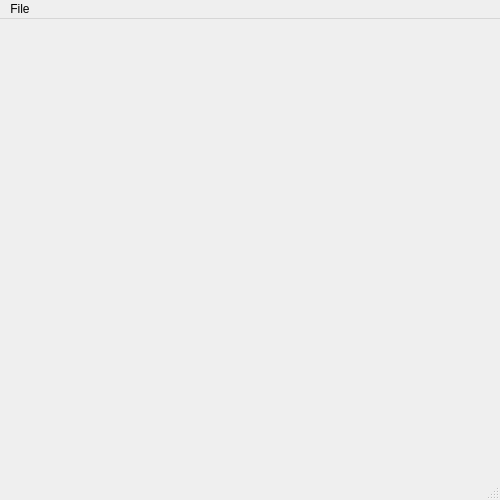
<?xml version="1.0" encoding="UTF-8"?>
<ui version="4.0">
 <class>MainWindow</class>
 <widget class="QMainWindow" name="MainWindow">
  <property name="geometry">
   <rect>
    <x>0</x>
    <y>0</y>
    <width>500</width>
    <height>500</height>
   </rect>
  </property>
  <property name="windowTitle">
   <string>MainWindow</string>
  </property>
  <widget class="QWidget" name="centralwidget"/>
  <widget class="QMenuBar" name="menubar">
   <property name="geometry">
    <rect>
     <x>0</x>
     <y>0</y>
     <width>500</width>
     <height>21</height>
    </rect>
   </property>
   <widget class="QMenu" name="menuFile">
    <property name="title">
     <string>File</string>
    </property>
    <addaction name="actionNew"/>
    <addaction name="actionOpen"/>
    <addaction name="actionSave"/>
   </widget>
   <addaction name="menuFile"/>
  </widget>
  <widget class="QStatusBar" name="statusbar"/>
  <action name="actionNew">
   <property name="icon">
    <iconset resource="MyRes.qrc">
     <normaloff>:/Images/blank-paper.png</normaloff>:/Images/blank-paper.png</iconset>
   </property>
   <property name="text">
    <string>New</string>
   </property>
  </action>
  <action name="actionOpen">
   <property name="icon">
    <iconset resource="MyRes.qrc">
     <normaloff>:/Images/folder.png</normaloff>:/Images/folder.png</iconset>
   </property>
   <property name="text">
    <string>Open</string>
   </property>
  </action>
  <action name="actionSave">
   <property name="icon">
    <iconset resource="MyRes.qrc">
     <normaloff>:/Images/disk.png</normaloff>:/Images/disk.png</iconset>
   </property>
   <property name="text">
    <string>Save</string>
   </property>
  </action>
 </widget>
 <resources>
  <include location="MyRes.qrc"/>
 </resources>
 <connections/>
</ui>
